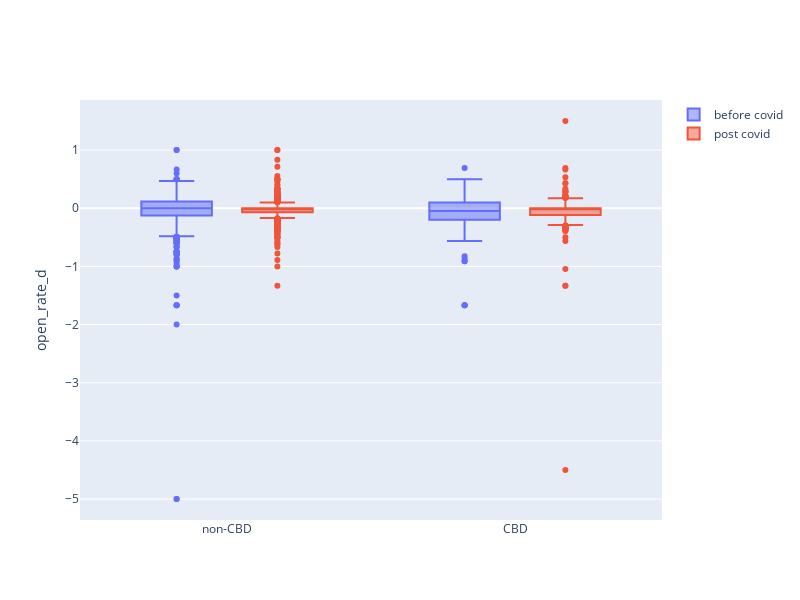

Notebook cell for this chart:
### Code cell
import plotly.express as px

df['cbd'] = df.apply(lambda x: 'CBD' if x.is_cbd==1 else 'non-CBD', axis=1)
fig = go.Figure()
fig.add_trace(go.Box(
    y=df[df.post_covid==0]['open_rate_d'],
    x=df.cbd,
    name='before covid'
))
fig.add_trace(go.Box(
    y=df[df.post_covid==1]['open_rate_d'],
    x=df.cbd,
    name='post covid'
))
fig.update_layout(autosize=False,
    width=800,
    height=600,
    yaxis_title='open_rate_d',
    boxmode='group' # group together boxes of the different traces for each value of x
)
fig.show()

### Figure 1 — Plotly figure (JSON) as saved in the notebook; plotly's stock layout.template omitted (floating-point values rounded to 4 significant figures; data arrays with more than 128 entries replaced by an {"elided": "..."} marker saying what was removed)
{"data": [{"name": "before covid", "type": "box", "x": {"elided": "2961 str values"}, "y": {"elided": "1995 float values"}}, {"name": "post covid", "type": "box", "x": {"elided": "2961 str values"}, "y": {"elided": "966 float values"}}], "layout": {"autosize": false, "boxmode": "group", "height": 600, "width": 800, "yaxis": {"title": {"text": "open_rate_d"}}}}
